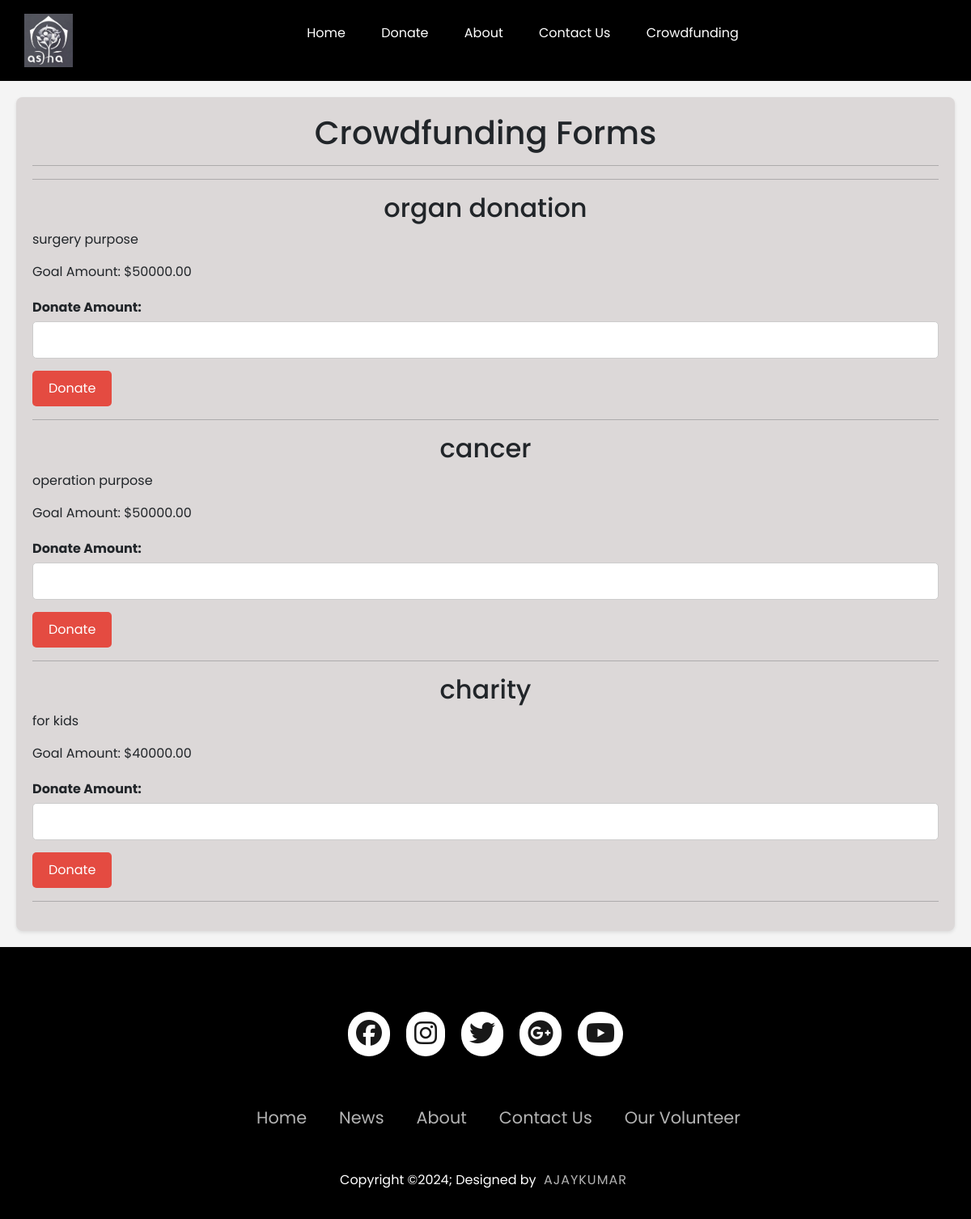
Screenshot of /s_user_side_cf.php with the database file from the repository.
### tables this page shows
CREATE TABLE `crowdfunding_forms` (
  `form_id` int(11) NOT NULL,
  `form_title` varchar(255) NOT NULL,
  `form_description` text NOT NULL,
  `goal_amount` decimal(10,2) NOT NULL
);

### s_user_side_cf.php (the view, shortened to what this page needs)
<?php
include("php/config.php");
$sql = "SELECT * FROM crowdfunding_forms";
$result = mysqli_query($con, $sql);
if (!$result) {
    $error = "Error: " . mysqli_error($con);
} else {
    $crowdfunding_forms = mysqli_fetch_all($result, MYSQLI_ASSOC);
}
?>
<!DOCTYPE html>
<html lang="en">
<head>
    <link rel="stylesheet" href="https://unicons.iconscout.com/release/v4.0.0/css/line.css"/>
    <link rel="stylesheet" href="https://cdn.jsdelivr.net/npm/bootstrap@5.3.3/dist/css/bootstrap.min.css">
    <link rel="stylesheet" href="https://cdnjs.cloudflare.com/ajax/libs/font-awesome/6.5.1/css/all.min.css" />
</head>
<body>
<header class="header">
        <nav>
            <a href="index.php"><img src="img/logo.png" class="logo"></a>
                <ul>
                <li><a href="index.php">Home</a></li>
                    <li><a href="s_donate.php">Donate</a></li>
                    <li><a href="s_about.php">About</a></li>
                    <li><a href="s_contact.php">Contact Us</a></li>
                    <li><a href="s_user_side_cf.php">Crowdfunding</a></li>
                </ul>
        </nav>
    </header>
    <div class="table-container">
    <h1>Crowdfunding Forms</h1>
    <hr>
    <hr>
    <?php if (isset($crowdfunding_forms) && count($crowdfunding_forms) > 0): ?>
        <?php foreach ($crowdfunding_forms as $form): ?>
            <div>
                <h2><?php echo $form['form_title']; ?></h2>
                <p><?php echo $form['form_description']; ?></p>
                <p>Goal Amount: $<?php echo $form['goal_amount']; ?></p>
                <form method="post" action="money_process_donation.php">
                    <label for="donate_amount">Donate Amount:</label><br>
                    <input type="number" id="donate_amount" name="donate_amount" required><br>
                    <button type="submit">Donate</button>
                </form>
                <hr>
            </div>
        <?php endforeach; ?>
    <?php else: ?>
        <p class="error">No crowdfunding forms available.</p>
    <?php endif; ?>
    </div>
    <footer>
        <div class="footerContainer">
            <div class="socialIcons">
                <a href="#"><i class="fa-brands fa-facebook"></i></a>
                <a href="#"><i class="fa-brands fa-instagram"></i></a>
                <a href="#"><i class="fa-brands fa-twitter"></i></a>
                <a href="#"><i class="fa-brands fa-google-plus"></i></a>
                <a href="#"><i class="fa-brands fa-youtube"></i></a>
            </div>
        </div>
        <div class="footerNav">
            <ul>
                <li><a href="">Home</a></li>
                <li><a href="">News</a></li>
                <li><a href="">About</a></li>
                <li><a href="">Contact Us</a></li>
                <li><a href="">Our Volunteer</a></li>
            </ul>
        </div>
        <div class="footerBottom">
            <p>Copyright &copy;2024; Designed by <span class="designer">Ajaykumar</span></p>
        </div>
    </footer>
</body>
</html>

### rows the page displays
crowdfunding_forms: form_title "organ donation", form_description "surgery purpose", goal_amount "50000.00"
crowdfunding_forms: form_title "cancer", form_description "operation purpose", goal_amount "50000.00"
crowdfunding_forms: form_title "charity", form_description "for kids", goal_amount "40000.00"
